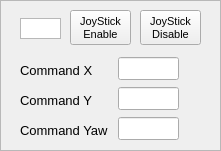
  <widget class="QFrame" name="frame">
   <property name="geometry">
    <rect>
     <x>20</x>
     <y>603</y>
     <width>221</width>
     <height>151</height>
    </rect>
   </property>
   <property name="frameShape">
    <enum>QFrame::StyledPanel</enum>
   </property>
   <property name="frameShadow">
    <enum>QFrame::Raised</enum>
   </property>
   <widget class="QLabel" name="label_49">
    <property name="geometry">
     <rect>
      <x>20</x>
      <y>120</y>
      <width>101</width>
      <height>20</height>
     </rect>
    </property>
    <property name="font">
     <font>
      <pointsize>10</pointsize>
     </font>
    </property>
    <property name="text">
     <string>Command Yaw</string>
    </property>
    <property name="alignment">
     <set>Qt::AlignLeading|Qt::AlignLeft|Qt::AlignVCenter</set>
    </property>
   </widget>
   <widget class="QPushButton" name="BTN_JOYSTICK_DISABLE">
    <property name="geometry">
     <rect>
      <x>140</x>
      <y>10</y>
      <width>61</width>
      <height>35</height>
     </rect>
    </property>
    <property name="font">
     <font>
      <pointsize>8</pointsize>
     </font>
    </property>
    <property name="text">
     <string>JoyStick
Disable</string>
    </property>
   </widget>
   <widget class="QGraphicsView" name="LAMP_JOYSTICK">
    <property name="geometry">
     <rect>
      <x>20</x>
      <y>18</y>
      <width>41</width>
      <height>21</height>
     </rect>
    </property>
   </widget>
   <widget class="QLabel" name="label_47">
    <property name="geometry">
     <rect>
      <x>20</x>
      <y>60</y>
      <width>81</width>
      <height>20</height>
     </rect>
    </property>
    <property name="font">
     <font>
      <pointsize>10</pointsize>
     </font>
    </property>
    <property name="text">
     <string>Command X</string>
    </property>
    <property name="alignment">
     <set>Qt::AlignLeading|Qt::AlignLeft|Qt::AlignVCenter</set>
    </property>
   </widget>
   <widget class="QLabel" name="label_48">
    <property name="geometry">
     <rect>
      <x>20</x>
      <y>90</y>
      <width>81</width>
      <height>20</height>
     </rect>
    </property>
    <property name="font">
     <font>
      <pointsize>10</pointsize>
     </font>
    </property>
    <property name="text">
     <string>Command Y</string>
    </property>
    <property name="alignment">
     <set>Qt::AlignLeading|Qt::AlignLeft|Qt::AlignVCenter</set>
    </property>
   </widget>
   <widget class="QLineEdit" name="LE_JOYSTICK_WALKINGCOMMAND_YAW">
    <property name="geometry">
     <rect>
      <x>118</x>
      <y>117</y>
      <width>61</width>
      <height>23</height>
     </rect>
    </property>
    <property name="text">
     <string/>
    </property>
    <property name="alignment">
     <set>Qt::AlignRight|Qt::AlignTrailing|Qt::AlignVCenter</set>
    </property>
    <property name="readOnly">
     <bool>true</bool>
    </property>
   </widget>
   <widget class="QLineEdit" name="LE_JOYSTICK_WALKINGCOMMAND_X">
    <property name="geometry">
     <rect>
      <x>118</x>
      <y>57</y>
      <width>61</width>
      <height>23</height>
     </rect>
    </property>
    <property name="text">
     <string/>
    </property>
    <property name="alignment">
     <set>Qt::AlignRight|Qt::AlignTrailing|Qt::AlignVCenter</set>
    </property>
    <property name="readOnly">
     <bool>true</bool>
    </property>
   </widget>
   <widget class="QPushButton" name="BTN_JOYSTICK_ENABLE">
    <property name="geometry">
     <rect>
      <x>70</x>
      <y>10</y>
      <width>61</width>
      <height>35</height>
     </rect>
    </property>
    <property name="font">
     <font>
      <pointsize>8</pointsize>
     </font>
    </property>
    <property name="text">
     <string>JoyStick
Enable</string>
    </property>
   </widget>
   <widget class="QLineEdit" name="LE_JOYSTICK_WALKINGCOMMAND_Y">
    <property name="geometry">
     <rect>
      <x>118</x>
      <y>87</y>
      <width>61</width>
      <height>23</height>
     </rect>
    </property>
    <property name="text">
     <string/>
    </property>
    <property name="alignment">
     <set>Qt::AlignRight|Qt::AlignTrailing|Qt::AlignVCenter</set>
    </property>
    <property name="readOnly">
     <bool>true</bool>
    </property>
   </widget>
  </widget>
